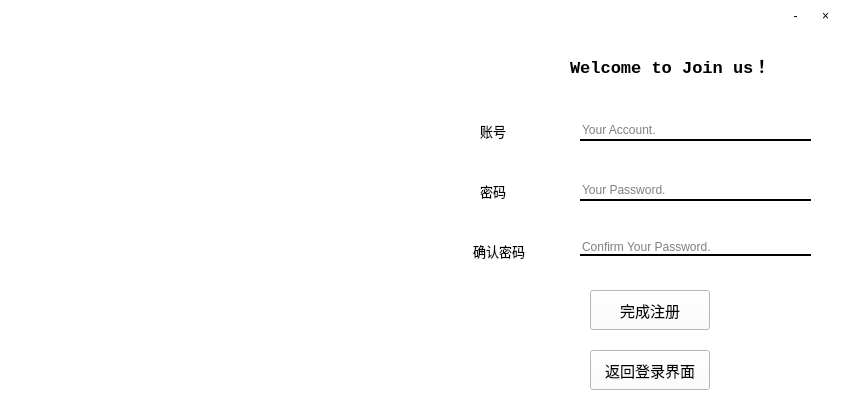
<?xml version="1.0" encoding="UTF-8"?>
<ui version="4.0">
 <class>Register</class>
 <widget class="QWidget" name="Register">
  <property name="geometry">
   <rect>
    <x>0</x>
    <y>0</y>
    <width>850</width>
    <height>420</height>
   </rect>
  </property>
  <property name="font">
   <font>
    <pointsize>9</pointsize>
   </font>
  </property>
  <property name="windowTitle">
   <string>Form</string>
  </property>
  <property name="styleSheet">
   <string notr="true">background-color: rgb(255, 255, 255);</string>
  </property>
  <widget class="QLabel" name="label">
   <property name="geometry">
    <rect>
     <x>570</x>
     <y>50</y>
     <width>251</width>
     <height>31</height>
    </rect>
   </property>
   <property name="font">
    <font>
     <family>Courier New</family>
     <pointsize>13</pointsize>
     <weight>75</weight>
     <bold>true</bold>
    </font>
   </property>
   <property name="styleSheet">
    <string notr="true">color: rgb(0, 0, 0);</string>
   </property>
   <property name="text">
    <string>Welcome to Join us！</string>
   </property>
  </widget>
  <widget class="QLabel" name="label_2">
   <property name="geometry">
    <rect>
     <x>480</x>
     <y>120</y>
     <width>51</width>
     <height>21</height>
    </rect>
   </property>
   <property name="font">
    <font>
     <family>幼圆</family>
     <pointsize>10</pointsize>
    </font>
   </property>
   <property name="text">
    <string>账号</string>
   </property>
  </widget>
  <widget class="QLabel" name="label_3">
   <property name="geometry">
    <rect>
     <x>480</x>
     <y>180</y>
     <width>51</width>
     <height>21</height>
    </rect>
   </property>
   <property name="font">
    <font>
     <family>幼圆</family>
     <pointsize>10</pointsize>
    </font>
   </property>
   <property name="text">
    <string>密码</string>
   </property>
  </widget>
  <widget class="QLabel" name="label_4">
   <property name="geometry">
    <rect>
     <x>473</x>
     <y>240</y>
     <width>81</width>
     <height>21</height>
    </rect>
   </property>
   <property name="font">
    <font>
     <family>幼圆</family>
     <pointsize>10</pointsize>
    </font>
   </property>
   <property name="text">
    <string>确认密码</string>
   </property>
  </widget>
  <widget class="QLabel" name="registerImage">
   <property name="geometry">
    <rect>
     <x>0</x>
     <y>0</y>
     <width>461</width>
     <height>421</height>
    </rect>
   </property>
   <property name="text">
    <string/>
   </property>
  </widget>
  <widget class="QLineEdit" name="le_name">
   <property name="geometry">
    <rect>
     <x>580</x>
     <y>120</y>
     <width>231</width>
     <height>21</height>
    </rect>
   </property>
   <property name="styleSheet">
    <string notr="true">background:transparent;
color:#000000;
border-color:#000000;
border-style:solid;
border-top-width:0px;
border-right-width:0px;
border-bottom-width:2px;
border-left-width:0px;
font-family:&quot;Courier New&quot;;
</string>
   </property>
   <property name="placeholderText">
    <string>Your Account.</string>
   </property>
  </widget>
  <widget class="QLineEdit" name="le_setting">
   <property name="geometry">
    <rect>
     <x>580</x>
     <y>180</y>
     <width>231</width>
     <height>21</height>
    </rect>
   </property>
   <property name="styleSheet">
    <string notr="true">background:transparent;
color:#000000;
border-color:#000000;
border-style:solid;
border-top-width:0px;
border-right-width:0px;
border-bottom-width:2px;
border-left-width:0px;
font-family:&quot;Courier New&quot;;
</string>
   </property>
   <property name="echoMode">
    <enum>QLineEdit::Password</enum>
   </property>
   <property name="placeholderText">
    <string>Your Password.</string>
   </property>
  </widget>
  <widget class="QLineEdit" name="le_ensure">
   <property name="geometry">
    <rect>
     <x>580</x>
     <y>240</y>
     <width>231</width>
     <height>16</height>
    </rect>
   </property>
   <property name="styleSheet">
    <string notr="true">background:transparent;
color:#000000;
border-color:#000000;
border-style:solid;
border-top-width:0px;
border-right-width:0px;
border-bottom-width:2px;
border-left-width:0px;
font-family:&quot;Courier New&quot;;
</string>
   </property>
   <property name="echoMode">
    <enum>QLineEdit::Password</enum>
   </property>
   <property name="placeholderText">
    <string>Confirm Your Password.</string>
   </property>
  </widget>
  <widget class="QPushButton" name="confirmbtn">
   <property name="geometry">
    <rect>
     <x>590</x>
     <y>290</y>
     <width>120</width>
     <height>40</height>
    </rect>
   </property>
   <property name="font">
    <font>
     <family>华文细黑</family>
     <pointsize>11</pointsize>
    </font>
   </property>
   <property name="text">
    <string>完成注册</string>
   </property>
  </widget>
  <widget class="QPushButton" name="backbtn">
   <property name="geometry">
    <rect>
     <x>590</x>
     <y>350</y>
     <width>120</width>
     <height>40</height>
    </rect>
   </property>
   <property name="font">
    <font>
     <family>华文细黑</family>
     <pointsize>11</pointsize>
    </font>
   </property>
   <property name="text">
    <string>返回登录界面</string>
   </property>
  </widget>
  <widget class="QToolButton" name="toolButton">
   <property name="geometry">
    <rect>
     <x>780</x>
     <y>0</y>
     <width>31</width>
     <height>31</height>
    </rect>
   </property>
   <property name="styleSheet">
    <string notr="true">background:transparent;</string>
   </property>
   <property name="text">
    <string>-</string>
   </property>
   <property name="autoRaise">
    <bool>true</bool>
   </property>
  </widget>
  <widget class="QToolButton" name="toolButton_2">
   <property name="geometry">
    <rect>
     <x>810</x>
     <y>0</y>
     <width>31</width>
     <height>31</height>
    </rect>
   </property>
   <property name="styleSheet">
    <string notr="true">background:transparent;</string>
   </property>
   <property name="text">
    <string>×</string>
   </property>
   <property name="autoRaise">
    <bool>true</bool>
   </property>
  </widget>
 </widget>
 <resources/>
 <connections/>
</ui>
